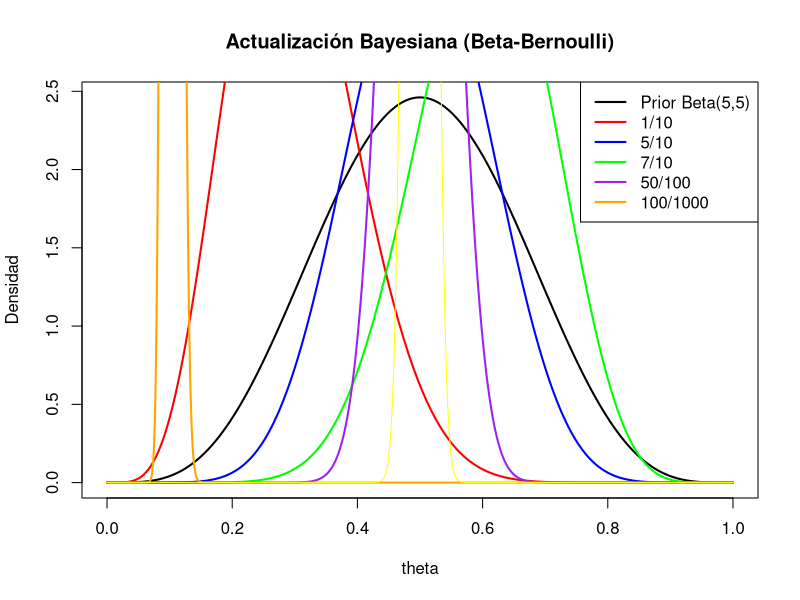

Recreate this plot in R.
# Secuencia de valores de theta
theta <- seq(0, 1, length=1000)

# Función densidad beta
beta_density <- function(a, b) {
  dbeta(theta, a, b)
}

# Graficar prior
plot(theta, beta_density(5,5), type="l", lwd=2, col="black",
     xlab="theta", ylab="Densidad",
     main="Actualización Bayesiana (Beta-Bernoulli)")

# Agregar posteriors con colores
lines(theta, beta_density(6,14), col="red", lwd=2)
lines(theta, beta_density(10,10), col="blue", lwd=2)
lines(theta, beta_density(12,8), col="green", lwd=2)
lines(theta, beta_density(55,55), col="purple", lwd=2)
lines(theta, beta_density(105,905), col="orange", lwd=2)
lines(theta, beta_density(500, 500), col ="yellow")

# Leyenda
legend("topright",
       legend=c("Prior Beta(5,5)",
                "1/10",
                "5/10",
                "7/10",
                "50/100",
                "100/1000"),
       col=c("black","red","blue","green","purple","orange"),
       lwd=2)



########Ejercicio manejo#############

int1 <- qbeta(c(0.025, 0.975), 16, 14)

int2 <- qbeta(c(0.025, 0.975), 509, 511)

int3 <- qbeta(c(0.025, 0.975), 79, 41)
